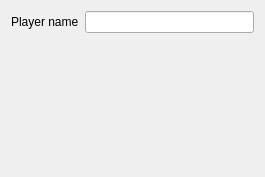
<?xml version="1.0" encoding="UTF-8"?>
<ui version="4.0">
 <class>PlayerSettingsWidgetUi</class>
 <widget class="QWidget" name="PlayerSettingsWidgetUi">
  <property name="geometry">
   <rect>
    <x>0</x>
    <y>0</y>
    <width>265</width>
    <height>177</height>
   </rect>
  </property>
  <layout class="QVBoxLayout" name="verticalLayout_2">
   <item>
    <layout class="QVBoxLayout" name="verticalLayout">
     <item>
      <layout class="QHBoxLayout" name="horizontalLayout">
       <item>
        <widget class="QLabel" name="label">
         <property name="text">
          <string>Player name</string>
         </property>
        </widget>
       </item>
       <item>
        <widget class="QLineEdit" name="kcfg_PlayerName"/>
       </item>
      </layout>
     </item>
     <item>
      <spacer name="verticalSpacer">
       <property name="orientation">
        <enum>Qt::Vertical</enum>
       </property>
       <property name="sizeHint" stdset="0">
        <size>
         <width>20</width>
         <height>40</height>
        </size>
       </property>
      </spacer>
     </item>
    </layout>
   </item>
  </layout>
 </widget>
 <resources/>
 <connections/>
</ui>
